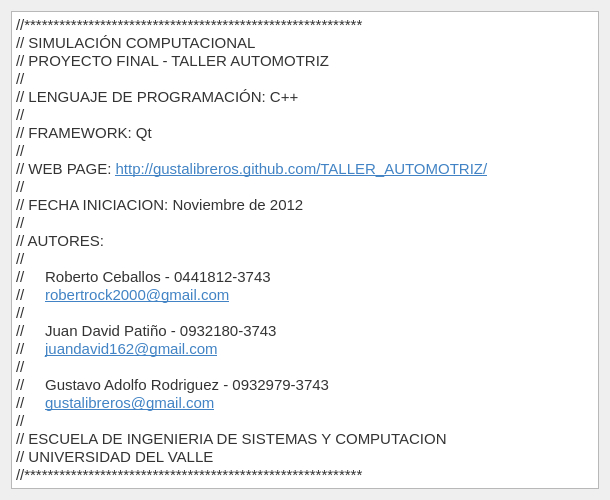
<?xml version="1.0" encoding="UTF-8"?>
<ui version="4.0">
 <class>About</class>
 <widget class="QDialog" name="About">
  <property name="geometry">
   <rect>
    <x>0</x>
    <y>0</y>
    <width>610</width>
    <height>500</height>
   </rect>
  </property>
  <property name="sizePolicy">
   <sizepolicy hsizetype="Fixed" vsizetype="Fixed">
    <horstretch>0</horstretch>
    <verstretch>0</verstretch>
   </sizepolicy>
  </property>
  <property name="minimumSize">
   <size>
    <width>610</width>
    <height>500</height>
   </size>
  </property>
  <property name="maximumSize">
   <size>
    <width>610</width>
    <height>500</height>
   </size>
  </property>
  <property name="windowTitle">
   <string>Acerca de...</string>
  </property>
  <layout class="QVBoxLayout" name="verticalLayout">
   <item>
    <widget class="QTextBrowser" name="textBrowser">
     <property name="enabled">
      <bool>true</bool>
     </property>
     <property name="html">
      <string>&lt;!DOCTYPE HTML PUBLIC &quot;-//W3C//DTD HTML 4.0//EN&quot; &quot;http://www.w3.org/TR/REC-html40/strict.dtd&quot;&gt;
&lt;html&gt;&lt;head&gt;&lt;meta name=&quot;qrichtext&quot; content=&quot;1&quot; /&gt;&lt;style type=&quot;text/css&quot;&gt;
p, li { white-space: pre-wrap; }
&lt;/style&gt;&lt;/head&gt;&lt;body style=&quot; font-family:'Ubuntu'; font-size:11pt; font-weight:400; font-style:normal;&quot;&gt;
&lt;p style=&quot; margin-top:0px; margin-bottom:0px; margin-left:0px; margin-right:0px; -qt-block-indent:0; text-indent:0px;&quot;&gt;&lt;span style=&quot; font-family:'Consolas,Liberation Mono,Courier,monospace'; color:#333333;&quot;&gt;//**********************************************************&lt;/span&gt;&lt;/p&gt;
&lt;p style=&quot; margin-top:0px; margin-bottom:0px; margin-left:0px; margin-right:0px; -qt-block-indent:0; text-indent:0px;&quot;&gt;&lt;span style=&quot; font-family:'Consolas,Liberation Mono,Courier,monospace'; color:#333333;&quot;&gt;// SIMULACIÓN COMPUTACIONAL&lt;/span&gt;&lt;/p&gt;
&lt;p style=&quot; margin-top:0px; margin-bottom:0px; margin-left:0px; margin-right:0px; -qt-block-indent:0; text-indent:0px;&quot;&gt;&lt;span style=&quot; font-family:'Consolas,Liberation Mono,Courier,monospace'; color:#333333;&quot;&gt;// PROYECTO FINAL - TALLER AUTOMOTRIZ&lt;/span&gt;&lt;/p&gt;
&lt;p style=&quot; margin-top:0px; margin-bottom:0px; margin-left:0px; margin-right:0px; -qt-block-indent:0; text-indent:0px;&quot;&gt;&lt;span style=&quot; font-family:'Consolas,Liberation Mono,Courier,monospace'; color:#333333;&quot;&gt;//&lt;/span&gt;&lt;/p&gt;
&lt;p style=&quot; margin-top:0px; margin-bottom:0px; margin-left:0px; margin-right:0px; -qt-block-indent:0; text-indent:0px;&quot;&gt;&lt;span style=&quot; font-family:'Consolas,Liberation Mono,Courier,monospace'; color:#333333;&quot;&gt;// LENGUAJE DE PROGRAMACIÓN: C++&lt;/span&gt;&lt;/p&gt;
&lt;p style=&quot; margin-top:0px; margin-bottom:0px; margin-left:0px; margin-right:0px; -qt-block-indent:0; text-indent:0px;&quot;&gt;&lt;span style=&quot; font-family:'Consolas,Liberation Mono,Courier,monospace'; color:#333333;&quot;&gt;// &lt;/span&gt;&lt;/p&gt;
&lt;p style=&quot; margin-top:0px; margin-bottom:0px; margin-left:0px; margin-right:0px; -qt-block-indent:0; text-indent:0px;&quot;&gt;&lt;span style=&quot; font-family:'Consolas,Liberation Mono,Courier,monospace'; color:#333333;&quot;&gt;// FRAMEWORK: Qt&lt;/span&gt;&lt;/p&gt;
&lt;p style=&quot; margin-top:0px; margin-bottom:0px; margin-left:0px; margin-right:0px; -qt-block-indent:0; text-indent:0px;&quot;&gt;&lt;span style=&quot; font-family:'Consolas,Liberation Mono,Courier,monospace'; color:#333333;&quot;&gt;//&lt;/span&gt;&lt;/p&gt;
&lt;p style=&quot; margin-top:0px; margin-bottom:0px; margin-left:0px; margin-right:0px; -qt-block-indent:0; text-indent:0px;&quot;&gt;&lt;span style=&quot; font-family:'Consolas,Liberation Mono,Courier,monospace'; color:#333333;&quot;&gt;// WEB PAGE: &lt;/span&gt;&lt;a href=&quot;http://gustalibreros.github.com/TALLER_AUTOMOTRIZ/&quot;&gt;&lt;span style=&quot; font-family:'Consolas,Liberation Mono,Courier,monospace'; text-decoration: underline; color:#4183c4;&quot;&gt;http://gustalibreros.github.com/TALLER_AUTOMOTRIZ/&lt;/span&gt;&lt;/a&gt;&lt;/p&gt;
&lt;p style=&quot; margin-top:0px; margin-bottom:0px; margin-left:0px; margin-right:0px; -qt-block-indent:0; text-indent:0px;&quot;&gt;&lt;span style=&quot; font-family:'Consolas,Liberation Mono,Courier,monospace'; color:#333333;&quot;&gt;//&lt;/span&gt;&lt;/p&gt;
&lt;p style=&quot; margin-top:0px; margin-bottom:0px; margin-left:0px; margin-right:0px; -qt-block-indent:0; text-indent:0px;&quot;&gt;&lt;span style=&quot; font-family:'Consolas,Liberation Mono,Courier,monospace'; color:#333333;&quot;&gt;// FECHA INICIACION: Noviembre de 2012&lt;/span&gt;&lt;/p&gt;
&lt;p style=&quot; margin-top:0px; margin-bottom:0px; margin-left:0px; margin-right:0px; -qt-block-indent:0; text-indent:0px;&quot;&gt;&lt;span style=&quot; font-family:'Consolas,Liberation Mono,Courier,monospace'; color:#333333;&quot;&gt;//&lt;/span&gt;&lt;/p&gt;
&lt;p style=&quot; margin-top:0px; margin-bottom:0px; margin-left:0px; margin-right:0px; -qt-block-indent:0; text-indent:0px;&quot;&gt;&lt;span style=&quot; font-family:'Consolas,Liberation Mono,Courier,monospace'; color:#333333;&quot;&gt;// AUTORES:&lt;/span&gt;&lt;/p&gt;
&lt;p style=&quot; margin-top:0px; margin-bottom:0px; margin-left:0px; margin-right:0px; -qt-block-indent:0; text-indent:0px;&quot;&gt;&lt;span style=&quot; font-family:'Consolas,Liberation Mono,Courier,monospace'; color:#333333;&quot;&gt;//&lt;/span&gt;&lt;/p&gt;
&lt;p style=&quot; margin-top:0px; margin-bottom:0px; margin-left:0px; margin-right:0px; -qt-block-indent:0; text-indent:0px;&quot;&gt;&lt;span style=&quot; font-family:'Consolas,Liberation Mono,Courier,monospace'; color:#333333;&quot;&gt;//     Roberto Ceballos - 0441812-3743&lt;/span&gt;&lt;/p&gt;
&lt;p style=&quot; margin-top:0px; margin-bottom:0px; margin-left:0px; margin-right:0px; -qt-block-indent:0; text-indent:0px;&quot;&gt;&lt;span style=&quot; font-family:'Consolas,Liberation Mono,Courier,monospace'; color:#333333;&quot;&gt;//     &lt;/span&gt;&lt;a href=&quot;mailto:robertrock2000@gmail.com&quot;&gt;&lt;span style=&quot; font-family:'Consolas,Liberation Mono,Courier,monospace'; text-decoration: underline; color:#4183c4;&quot;&gt;robertrock2000@gmail.com&lt;/span&gt;&lt;/a&gt;&lt;/p&gt;
&lt;p style=&quot; margin-top:0px; margin-bottom:0px; margin-left:0px; margin-right:0px; -qt-block-indent:0; text-indent:0px;&quot;&gt;&lt;span style=&quot; font-family:'Consolas,Liberation Mono,Courier,monospace'; color:#333333;&quot;&gt;//&lt;/span&gt;&lt;/p&gt;
&lt;p style=&quot; margin-top:0px; margin-bottom:0px; margin-left:0px; margin-right:0px; -qt-block-indent:0; text-indent:0px;&quot;&gt;&lt;span style=&quot; font-family:'Consolas,Liberation Mono,Courier,monospace'; color:#333333;&quot;&gt;//     Juan David Patiño - 0932180-3743&lt;/span&gt;&lt;/p&gt;
&lt;p style=&quot; margin-top:0px; margin-bottom:0px; margin-left:0px; margin-right:0px; -qt-block-indent:0; text-indent:0px;&quot;&gt;&lt;span style=&quot; font-family:'Consolas,Liberation Mono,Courier,monospace'; color:#333333;&quot;&gt;//     &lt;/span&gt;&lt;a href=&quot;mailto:juandavid162@gmail.com&quot;&gt;&lt;span style=&quot; font-family:'Consolas,Liberation Mono,Courier,monospace'; text-decoration: underline; color:#4183c4;&quot;&gt;juandavid162@gmail.com&lt;/span&gt;&lt;/a&gt;&lt;/p&gt;
&lt;p style=&quot; margin-top:0px; margin-bottom:0px; margin-left:0px; margin-right:0px; -qt-block-indent:0; text-indent:0px;&quot;&gt;&lt;span style=&quot; font-family:'Consolas,Liberation Mono,Courier,monospace'; color:#333333;&quot;&gt;//&lt;/span&gt;&lt;/p&gt;
&lt;p style=&quot; margin-top:0px; margin-bottom:0px; margin-left:0px; margin-right:0px; -qt-block-indent:0; text-indent:0px;&quot;&gt;&lt;span style=&quot; font-family:'Consolas,Liberation Mono,Courier,monospace'; color:#333333;&quot;&gt;//     Gustavo Adolfo Rodriguez - 0932979-3743&lt;/span&gt;&lt;/p&gt;
&lt;p style=&quot; margin-top:0px; margin-bottom:0px; margin-left:0px; margin-right:0px; -qt-block-indent:0; text-indent:0px;&quot;&gt;&lt;span style=&quot; font-family:'Consolas,Liberation Mono,Courier,monospace'; color:#333333;&quot;&gt;//     &lt;/span&gt;&lt;a href=&quot;mailto:gustalibreros@gmail.com&quot;&gt;&lt;span style=&quot; font-family:'Consolas,Liberation Mono,Courier,monospace'; text-decoration: underline; color:#4183c4;&quot;&gt;gustalibreros@gmail.com&lt;/span&gt;&lt;/a&gt;&lt;/p&gt;
&lt;p style=&quot; margin-top:0px; margin-bottom:0px; margin-left:0px; margin-right:0px; -qt-block-indent:0; text-indent:0px;&quot;&gt;&lt;span style=&quot; font-family:'Consolas,Liberation Mono,Courier,monospace'; color:#333333;&quot;&gt;//&lt;/span&gt;&lt;/p&gt;
&lt;p style=&quot; margin-top:0px; margin-bottom:0px; margin-left:0px; margin-right:0px; -qt-block-indent:0; text-indent:0px;&quot;&gt;&lt;span style=&quot; font-family:'Consolas,Liberation Mono,Courier,monospace'; color:#333333;&quot;&gt;// ESCUELA DE INGENIERIA DE SISTEMAS Y COMPUTACION&lt;/span&gt;&lt;/p&gt;
&lt;p style=&quot; margin-top:0px; margin-bottom:0px; margin-left:0px; margin-right:0px; -qt-block-indent:0; text-indent:0px;&quot;&gt;&lt;span style=&quot; font-family:'Consolas,Liberation Mono,Courier,monospace'; color:#333333;&quot;&gt;// UNIVERSIDAD DEL VALLE&lt;/span&gt;&lt;/p&gt;
&lt;p style=&quot; margin-top:0px; margin-bottom:0px; margin-left:0px; margin-right:0px; -qt-block-indent:0; text-indent:0px;&quot;&gt;&lt;span style=&quot; font-family:'Consolas,Liberation Mono,Courier,monospace'; color:#333333;&quot;&gt;//**********************************************************&lt;/span&gt;&lt;/p&gt;&lt;/body&gt;&lt;/html&gt;</string>
     </property>
    </widget>
   </item>
  </layout>
 </widget>
 <resources/>
 <connections/>
</ui>
